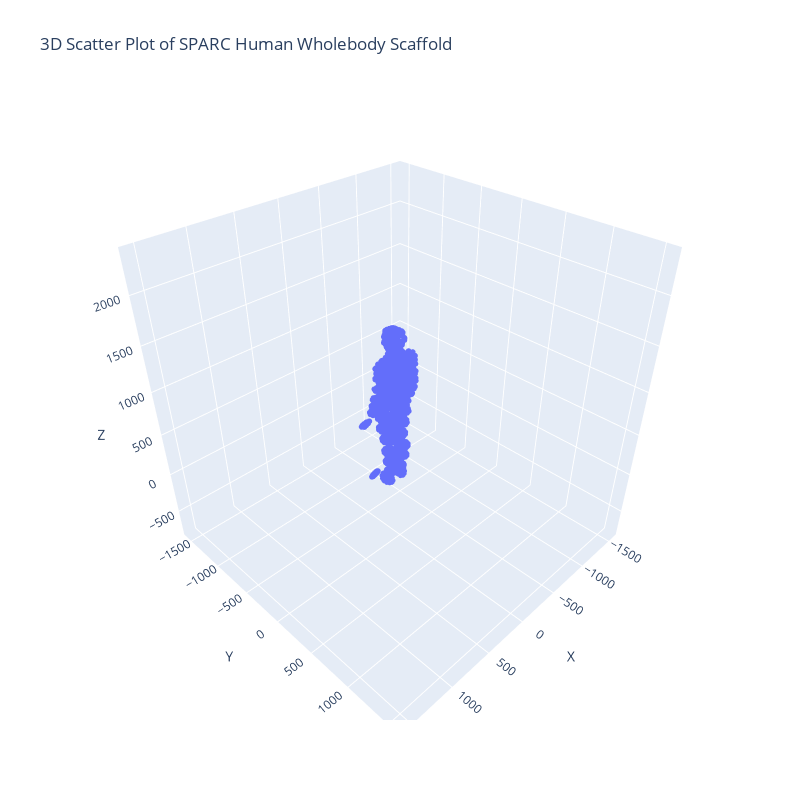

The notebook cell this image was saved under:
### Code cell
# Extract coordinate lists for plotting
x_vals = [node['x'] for node in group1]
y_vals = [node['y'] for node in group1]
z_vals = [node['z'] for node in group1]

# Compute a unified axis range using the min and max of all coordinate values
global_min = min(min(x_vals), min(y_vals), min(z_vals))
global_max = max(max(x_vals), max(y_vals), max(z_vals))
abs_max = max(abs(global_min), abs(global_max))
axis_range = [-abs_max, abs_max]

# Create a 3D scatter plot using Plotly
fig = go.Figure(data=[go.Scatter3d(
    x=x_vals,
    y=y_vals,
    z=z_vals,
    mode='markers',
    marker=dict(size=2)
)])
fig.update_layout(
    title='3D Scatter Plot of SPARC Human Wholebody Scaffold',
    scene=dict(
        xaxis=dict(title='X', range=axis_range),
        yaxis=dict(title='Y', range=axis_range),
        zaxis=dict(title='Z', range=[range + 800 for range in axis_range]),
        aspectmode='cube'  # Ensures equal scale for x, y, z axes
    ),
    width=800,   # Increase width as needed
    height=800   # Increase height as needed
)

fig.show()

### Figure 1 — Plotly figure (JSON) as saved in the notebook; plotly's stock layout.template omitted (floating-point values rounded to 4 significant figures; data arrays with more than 128 entries replaced by an {"elided": "..."} marker saying what was removed)
{"data": [{"marker": {"size": 2}, "mode": "markers", "type": "scatter3d", "x": {"elided": "1637 float values"}, "y": {"elided": "1637 float values"}, "z": {"elided": "1637 float values"}}], "layout": {"height": 800, "scene": {"aspectmode": "cube", "xaxis": {"range": [-1640.0, 1640.0], "title": {"text": "X"}}, "yaxis": {"range": [-1640.0, 1640.0], "title": {"text": "Y"}}, "zaxis": {"range": [-840.0, 2440.0], "title": {"text": "Z"}}}, "title": {"text": "3D Scatter Plot of SPARC Human Wholebody Scaffold"}, "width": 800}}
